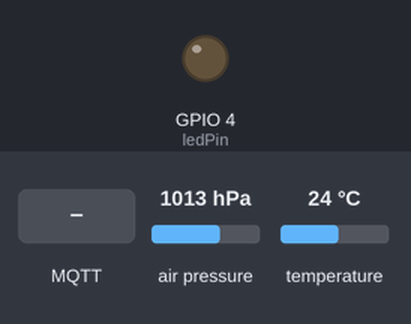
A program run on a simulated ESP32. Shown: output pins drawn as LEDs (lit = HIGH). The test bench sets the inputs (shaded band); at power-on: air pressure 1013 hPa, temperature 24 °C. WiFi joins after 1.5 s; servers stay silent unless stated; no MQTT or app messages arrive unless stated; what the program prints to the serial monitor is not drawn.

Above: at 2.7 s.
2.8 s: MQTT message "on" arrives on the first subscribed topic
At 4.1 s:
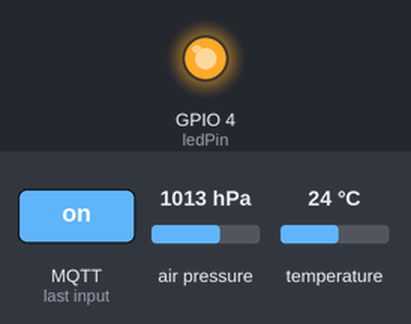
5.8 s: MQTT message "off" arrives on the first subscribed topic
At 6.4 s:
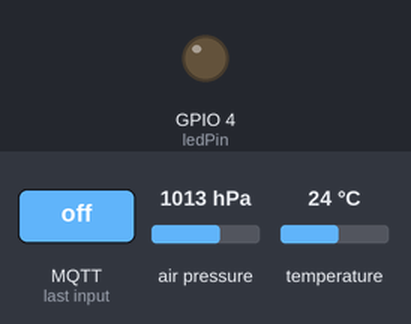
Timing chart, 0 to 8.8 s (numbered marks = the images above; inputs shaded):
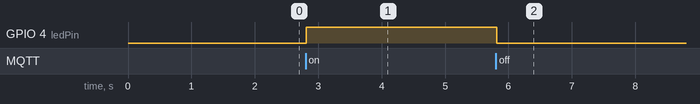

Measured:
- after the input at 2.8 s, GPIO 4 (ledPin): LOW → HIGH at once
- after the input at 5.8 s, GPIO 4 (ledPin): HIGH → LOW at once

The program:

main.cpp
```cpp
#include <Adafruit_BMP280.h>
#include <Adafruit_Sensor.h>
#include <PubSubClient.h>
#include <WiFi.h>
#include <Wire.h>

// Replace the next variables with your SSID/Password combination
const char* ssid = "NTNU-IOT";
const char* password = "";
//ko

// Add your MQTT Broker IP address, example:
const char* mqtt_server = "10.25.18.202"; // rpi ip adresse

WiFiClient espClient;
PubSubClient client(espClient);
Adafruit_BMP280 bmp;  // I2C
long lastMsg = 0;
char msg[50];
int value = 0;

//variablelr til å sende
float temperature = 0;
float pressure = 0;
char carID[8] = "0001";  // idNummer bil nummer. må bruke char[] format

// LED Pin
const int ledPin = 4;

void setup_wifi() {
  delay(10);
  // kolbe på wifi
  Serial.println();
  Serial.print("Connecting to ");
  Serial.println(ssid);
  WiFi.begin(ssid, password);

  while (WiFi.status() != WL_CONNECTED) { // viser prikker til kobling er god
    delay(500);
    Serial.print(".");
  }

  Serial.println("");
  Serial.println("WiFi connected");
  Serial.println("IP address: ");
  Serial.println(WiFi.localIP());
}

void callback(char* topic, byte* message, unsigned int length) {
  Serial.print("Message arrived on topic: ");
  Serial.print(topic);
  Serial.print(". Message: ");
  String messageTemp;

  for (int i = 0; i < length; i++) {
    Serial.print((char)message[i]);
    messageTemp += (char)message[i];
  }
  Serial.println();

  // Feel free to add more if statements to control more GPIOs with MQTT

  // If a message is received on the topic esp32/output, you check if the
  // message is either "on" or "off". Changes the output state according to the
  // message
  if (String(topic) == "esp32/output") {
    Serial.print("Changing output to ");
    if (messageTemp == "on") {
      Serial.println("on");
      digitalWrite(ledPin, HIGH);
    } else if (messageTemp == "off") {
      Serial.println("off");
      digitalWrite(ledPin, LOW);
    }
  }
}

void reconnect() {
  // Loop until we're reconnected
  while (!client.connected()) {
    Serial.print("Attempting MQTT connection...");
    // Attempt to connect
    if (client.connect("ESP8266Client")) {
      Serial.println("connected");
      // Subscribe
      client.subscribe("esp32/output");
    } else {
      Serial.print("failed, rc=");
      Serial.print(client.state());
      Serial.println(" try again in 5 seconds");
      // Wait 5 seconds before retrying
      delay(5000);
    }
  }
}

void setup() {
  Serial.begin(9600);
  // default settings
  //sjekker at sensor er riktig koblet. trengs ikke dersom en ikke bruker bmp sensor
  unsigned status;
  status = bmp.begin();
  if (!bmp.begin(0x76)) {
    Serial.println("Could not find a valid BMP280 sensor, check wiring!");
    while (1)
      ;
  }
  //setter opp mqtt og wifi
  setup_wifi();
  client.setServer(mqtt_server, 1883);
  client.setCallback(callback);
  pinMode(ledPin, OUTPUT);
}

void loop() {
  if (!client.connected()) {
    reconnect();
  }
  client.loop();

//sender melding hvert 5. sek
  long now = millis();
  if (now - lastMsg > 5000) {
    lastMsg = now;

    // Temperature in Celsius
    temperature = bmp.readTemperature()/100;
    char tempString[8];
    dtostrf(temperature, 1, 2, tempString);
    Serial.print("Temperature: ");
    Serial.println(tempString);
    client.publish("esp32/temperature", tempString);

     pressure = bmp.readPressure()/100;
     // Convert the value to a char array
     char pressString[8];
     dtostrf(pressure, 1, 2, pressString);
     Serial.print("Pressure: ");
     Serial.println(pressString);
     client.publish("esp32/pressure", pressString);


     //send carID
     Serial.print("carID: ");
     Serial.println(carID);
     client.publish("esp32/ID-number", carID);

  }
}
```
